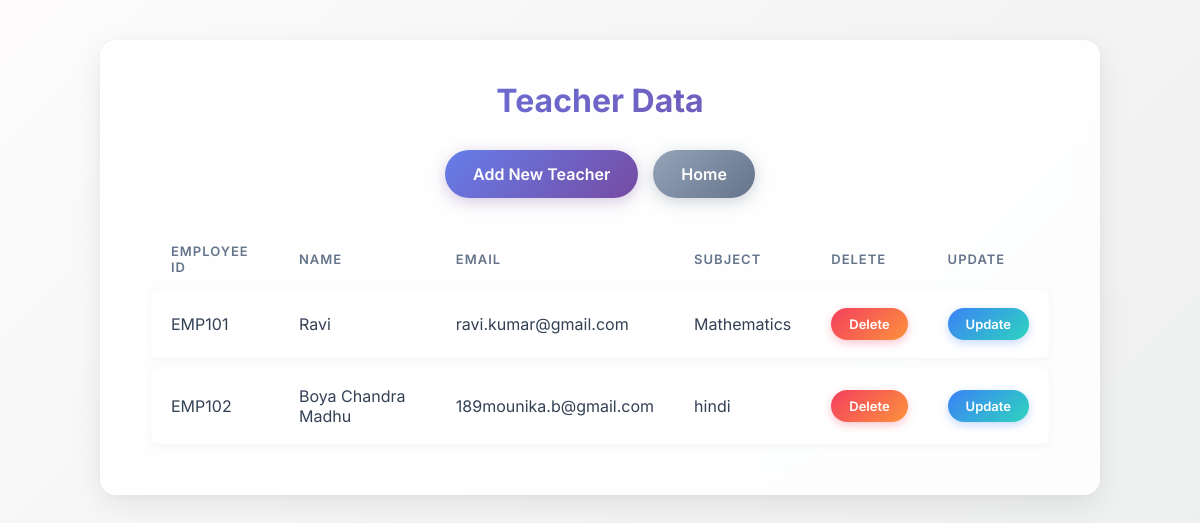
Page /teacher/ on the earlier database version.
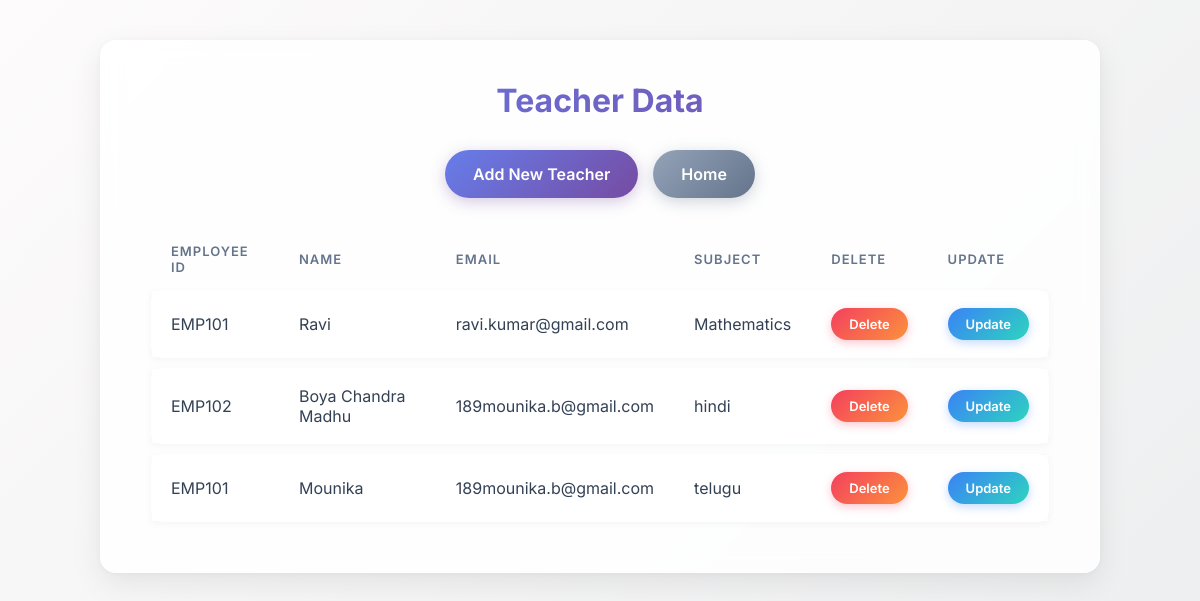
Same page on the later database version.
### app/models.py (models this page shows, shortened)
class teacher(models.Model):
    empid=models.CharField(max_length=100)
    name=models.CharField(max_length=300)
    email=models.EmailField()
    subject=models.CharField(max_length=100)

### app/views.py (the view)
# urls.py: path('teacher/',views.teacherdata,name='teacherdata'),
def teacherdata(request):
    object=teacher.objects.all()
    return render(request,'teacherdata.html',{'teachdata':object})

### template/teacherdata.html (shortened to what this page needs)
<!DOCTYPE html>
<html lang="en">
<head>
</head>
<body>
    <div class="container">
        <h2>Teacher Data</h2>
        <div class="action-links">
            <a href="{% url 'teacherform'%}" class="btn">Add New Teacher</a>
            <a href="{% url 'home'%}" class="btn" style="background: linear-gradient(135deg, #94a3b8 0%, #64748b 100%); box-shadow: 0 4px 15px rgba(100,116,139,0.3);">Home</a>
        </div>
        <table>
            <thead>
                <tr>
                    <th>Employee ID</th>
                    <th>Name</th>
                    <th>Email</th>
                    <th>Subject</th>
                    <th>Delete</th>
                    <th>Update</th>
                </tr>
            </thead>
            <tbody>
                {% for i in teachdata %}
                <tr>
                    <td>{{ i.empid }}</td>
                    <td>{{ i.name }}</td>
                    <td>{{ i.email }}</td>
                    <td>{{ i.subject }}</td>
                    <td><a href="{% url 'teadelete' i.id %}" class="btn btn-delete">Delete</a></td>
                    <td><a href="{% url 'teaupdate' i.id %}" class="btn">Update</a></td>
                </tr>
                {% endfor %}
            </tbody>
        </table>
    </div>
</body>
</html>

Differences in the rows shown:
added teacher: empid "EMP101", name "Mounika", email "189mounika.b@gmail.com", subject "telugu"
